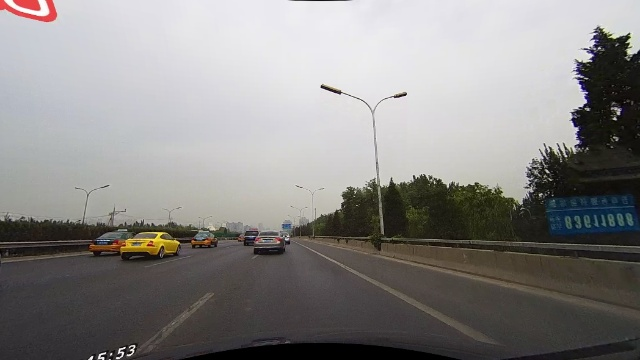
#> input picture make_fog/088843.jpg, 640 x 360 px
$ python make_fog.py
#> lines starting #> are read from the running program, lines starting #| are printed output that depends on the picture

import numpy as np
import cv2
import os
import random

file = ['088843.jpg']
output = 'fj-wu.png'

img = cv2.imread('088843.jpg')
#> img is the input picture: shape (360, 640, 3); mean B, G, R 134, 135.4, 137.4
fog = cv2.imread('fog/fog.png')
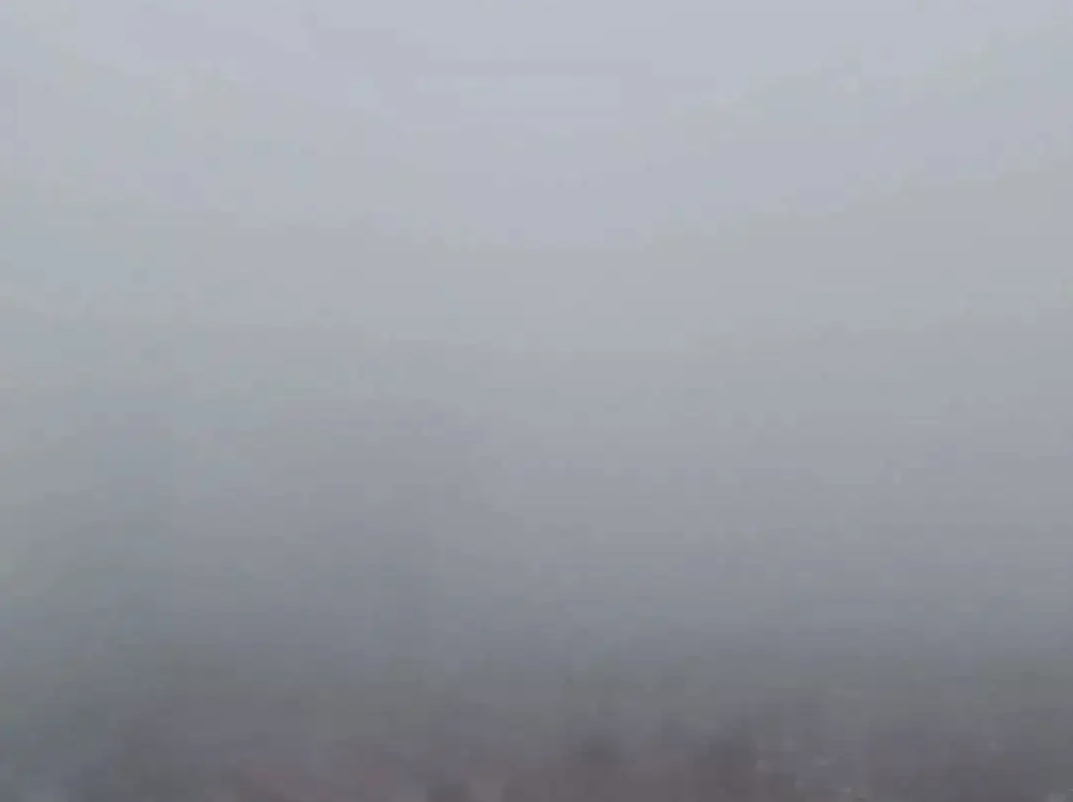
#> input picture make_fog/fog/fog.png, 1073 x 802 px
#> fog is the input picture: shape (802, 1073, 3); mean B, G, R 164.7, 157, 153.7

h,w,_ = img.shape
#> h = 360; w = 640

fog= cv2.resize(fog,dsize=(w,h))
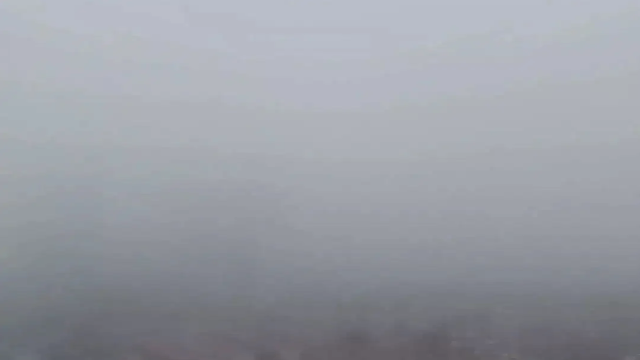
#> fog: shape (360, 640, 3); mean B, G, R 164.6, 157, 153.6

for i in range(40):
    fog_num = round(random.uniform(0.03, 0.6), 3)
    result = cv2.addWeighted(img, fog_num , fog,1,0)


    cv2.imwrite('result/fj-{}.png'.format(fog_num), result)
#> this loop made 40 passes
#> pass 1, `result = cv2.addWeighted(img, fog_num , fog,1,0)`:
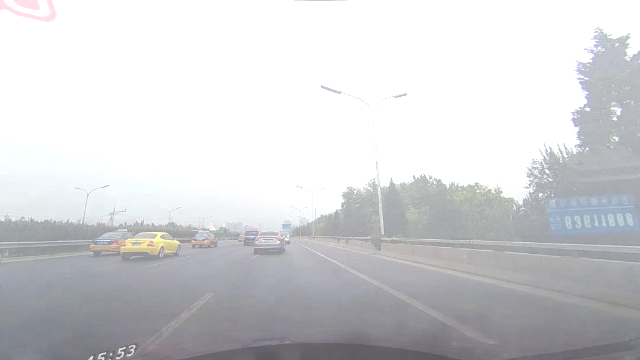
#> result: shape (360, 640, 3); mean B, G, R 213, 210.4, 209.8
#> pass 3, `result = cv2.addWeighted(img, fog_num , fog,1,0)`:
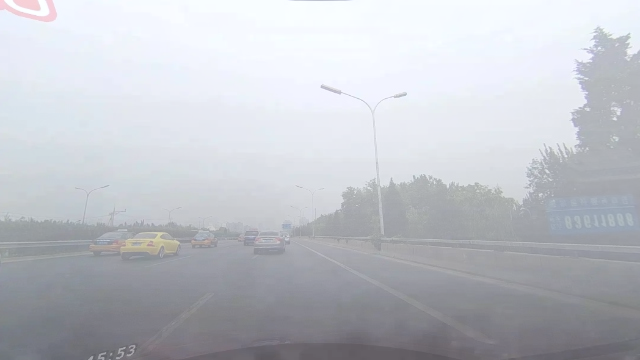
#> result: shape (360, 640, 3); mean B, G, R 200, 193.5, 190.7

# cv2.imshow('result',result)
# cv2.waitKey(0)


print(h,w);quit()
#| 360 640
#> (the program exits here)
